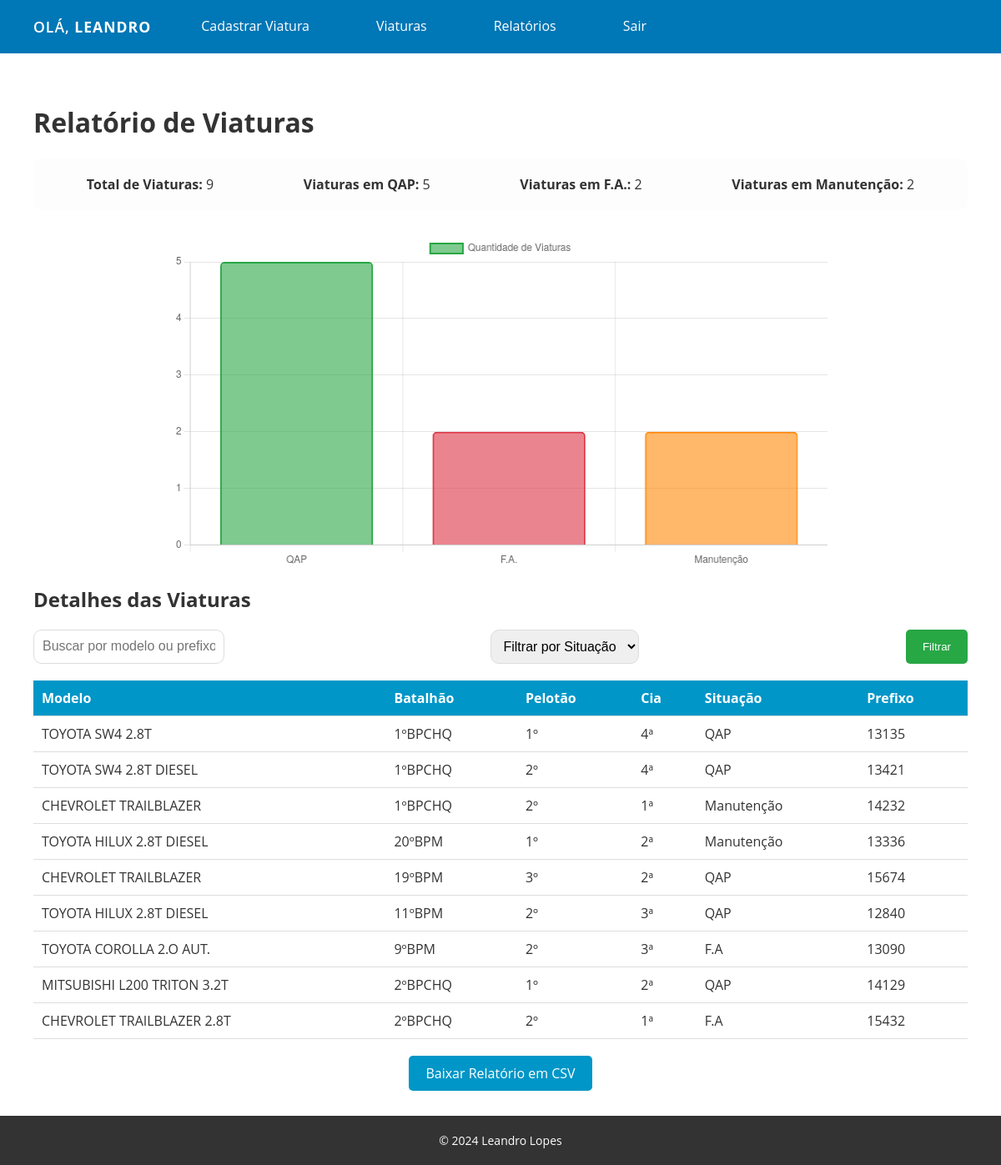
The page /dashbord/ (signed in) on the database as committed earlier.
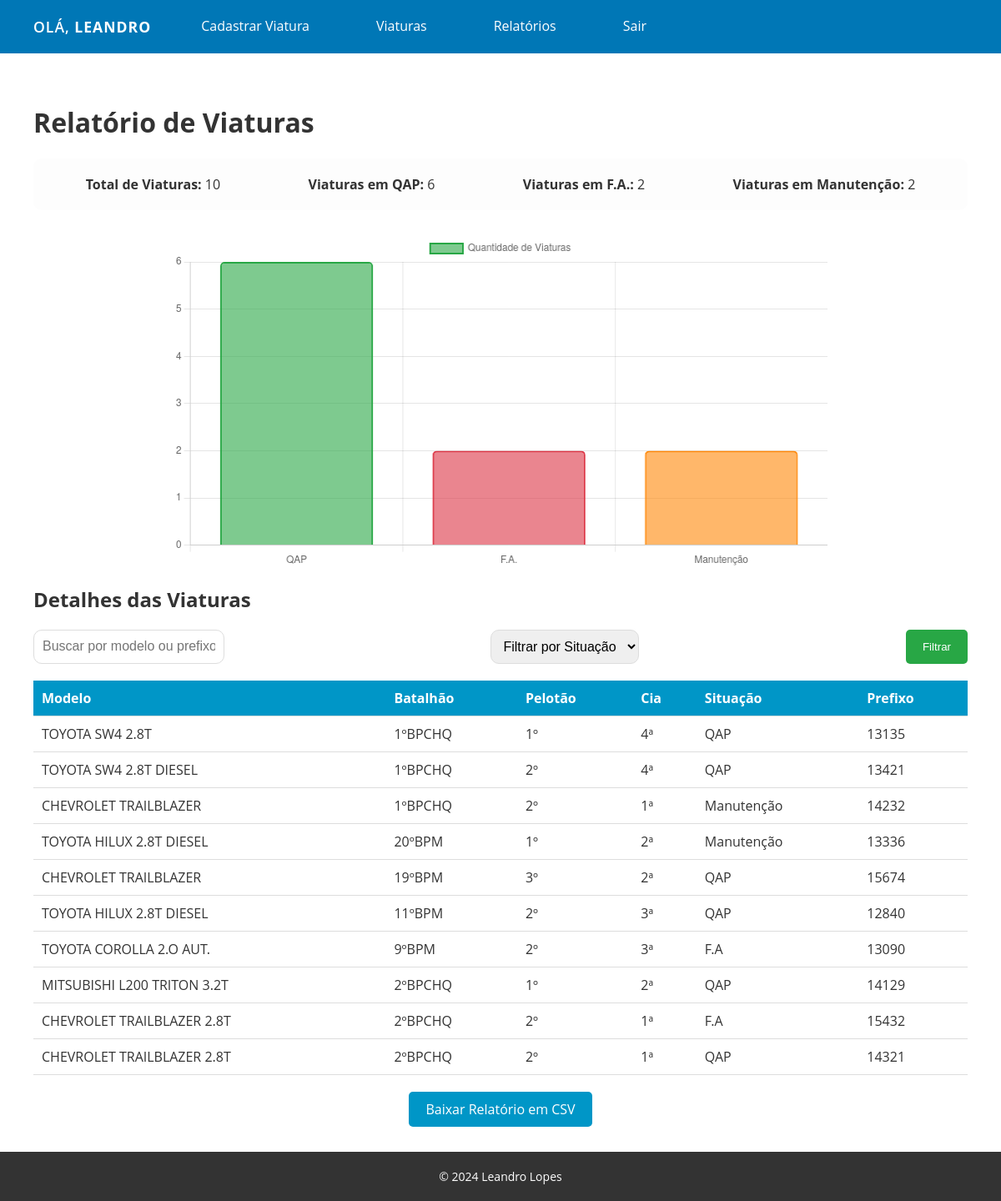
The same page on the database as committed later.
### cars/models.py (models this page shows, shortened)
class Car(models.Model):
    id = models.AutoField(primary_key=True)
    model = models.CharField(max_length=200, null=True, blank=True, verbose_name="Modelo")
    brand = models.ForeignKey(Brand, on_delete=models.PROTECT, related_name='car_brand', verbose_name="Marca")
    factory_year = models.IntegerField(blank=True, null=True, verbose_name="Ano de Fabricação")
    model_year = models.IntegerField(blank=True, null=True, verbose_name="Ano do Modelo")
    batalhao = models.ForeignKey(Batalhao, blank=True, null=True, on_delete=models.PROTECT, related_name='cars_batalhao')  # ForeignKey para Batalhao
    prefixo = models.CharField(max_length=10, blank=True, null=True)
    cia = models.CharField(max_length=5, blank=True, null=True)
    pelotao = models.CharField(max_length=5, blank=True, null=True)
    plate = models.CharField(max_length=10, blank=True, null=True, verbose_name="Placa")
    value = models.FloatField(blank=True, null=True, verbose_name="Valor FIPE:")
    situacao = models.ForeignKey(Situacao, blank=True, null=True, on_delete=models.PROTECT, related_name='cars_situacao')
    obs = models.TextField(blank=True, null=True)
    photo = models.ImageField(upload_to='cars/', blank=True, null=True, verbose_name="Foto")

class Brand(models.Model): #classe criada apenas para 'marca' para ser a foreignkey para usar na classe CAR
    id = models.AutoField(primary_key=True)
    name = models.CharField(max_length=200)
    def __str__(self):
        return self.name

class Batalhao(models.Model):
    id = models.AutoField(primary_key=True)
    name = models.CharField(max_length=200)
    def __str__(self):
        return self.name

class Situacao(models.Model):
    id = models.AutoField(primary_key=True)
    name = models.CharField(max_length=15)
    def __str__(self):
        return self.name

### cars/views.py (the view, shortened to what this page needs)
# urls.py: path('dashbord/', CarDashbord.as_view(), name='dashbord'),
@method_decorator(login_required(login_url='login'), name='dispatch')
class CarDashbord(TemplateView):
    model = Car
    template_name = 'car_dashbord.html'
    def get_context_data(self, **kwargs):
        context = super().get_context_data(**kwargs)
        cars = Car.objects.all().order_by('batalhao')
        context['qap_count'] = cars.filter(situacao__name="QAP").count()
        context['fa_count'] = cars.filter(situacao__name="F.A").count()
        context['manutencao_count'] = cars.filter(situacao__name="Manutenção").count()
        context['total_viaturas'] = cars.count()
        context['cars'] = cars
        context['csv_download_url'] = reverse('car_dashboard_csv')
        return context
    def dispatch(self, request, *args, **kwargs):
        action = kwargs.get('action')
        if action == 'render_csv':
            return self.render_csv(request, *args, **kwargs)
        return super().dispatch(request, *args, **kwargs)

### cars/templates/car_dashbord.html (shortened to what this page needs)
{% extends "base.html" %}
{% block content %}
  <div class="report-container">
    <h1>Relatório de Viaturas</h1>
    <div class="summary">
      <p><strong>Total de Viaturas:</strong> {{ total_viaturas }}</p>
      <p><strong>Viaturas em QAP:</strong> {{ qap_count }}</p>
      <p><strong>Viaturas em F.A.:</strong> {{ fa_count }}</p>
      <p><strong>Viaturas em Manutenção:</strong> {{ manutencao_count }}</p>
    </div>
    <div class="chart">
      <canvas id="viaturasChart"></canvas>
    </div>
    <div class="details">
        <h2>Detalhes das Viaturas</h2>
    <div class="filter-container">
        <input type="text" id="searchInput" placeholder="Buscar por modelo ou prefixo..." onkeyup="filterTable()">
        <select id="situacaoFilter" onchange="filterTable()">
          <option value="">Filtrar por Situação</option>
        </select>
        <button onclick="filterTable()">Filtrar</button>
      </div>
        <table id="viaturasTable">
          <thead>
            <tr>
              <th>Modelo</th>
              <th>Batalhão</th>
              <th>Pelotão</th>
              <th>Cia</th>
              <th>Situação</th>
              <th>Prefixo</th>
            </tr>
          </thead>
          <tbody>
            {% if cars %}
              {% for car in cars %}
              <tr>
                <td>{{ car.brand }} {{ car.model }}</td>
                <td>{{ car.batalhao }}</td>
                <td>{{ car.pelotao }}</td>
                <td>{{ car.cia }}</td>
                <td>{{ car.situacao }}</td>
                <td>{{ car.prefixo }}</td>
              </tr>
              {% endfor %}
            {% else %}
              <tr>
                <td colspan="6">Nenhuma viatura encontrada.</td>
              </tr>
            {% endif %}
          </tbody>
        </table>
    </div>
    <div class="download-buttons">
        <a href="{{ csv_download_url }}" class="btn btn-secondary">Baixar Relatório em CSV</a>
    </div>
{% endblock %}

### app/templates/base.html (shortened to what this page needs)
<!DOCTYPE html>
<html lang="en">
<head>
</head>
<body>
    <header>
        <nav>
            <ul>
                {% if user.is_authenticated %}
                    <li class="user-info">Olá, <strong> {{ user.username }} </strong></li>
                    <li><a href="{% url 'new_car' %}">Cadastrar Viatura</a></li>
                {% endif %}
                <li><a href="{% url 'cars_list' %}">Viaturas</a></li>
                <li><a href="{% url 'dashbord' %}">Relatórios</a></li>
                {% if user.is_authenticated %}
                    <li><a href="{% url 'logout' %}" id="logout-link">Sair</a></li>
                {% endif %}
            </ul>
        </nav>
    </header>
    <main>
        {% block content %}
        {% endblock %}
    </main>
    <footer>
        <p>&copy; 2024 Leandro Lopes</p>
    </footer>
</body>
</html>

### app/templates/base.html (style rules this page uses)
body { font-family: 'Open Sans', sans-serif; background-color: #f0f0f0; color: #333; margin: 0; padding: 0; overflow-x: hidden; }
header { background-color: #0077b6; color: #fff; box-shadow: 0 4px 15px rgba(0, 0, 0, 0.1); padding: 20px 0; transition: padding 0.3s ease; }
nav { max-width: 1200px; margin: 0 auto; display: flex; justify-content: space-between; align-items: center; padding: 0 20px; }
nav ul { list-style: none; display: flex; padding: 0; margin: 0; }
nav ul li { margin: 0 20px; position: relative; }
nav ul li a { color: #fff; text-decoration: none; font-size: 16px; font-weight: 500; padding: 10px 20px; border-radius: 5px; transition: background-color 0.3s ease, transform 0.2s ease, box-shadow 0.3s ease; }
.user-info { font-size: 1.1rem; font-weight: 600; color: #fff; text-transform: uppercase; letter-spacing: 1px; transition: transform 0.6s ease-in-out; }
main { padding: 20px; background-color: #fff; opacity: 0; animation: fadeIn 1s forwards; }
footer { background-color: #333; color: #fff; padding: 20px; text-align: center; font-size: 14px; }
footer p { margin: 0; }

### cars/templates/car_dashbord.html (style rules this page uses)
.report-container { max-width: 1200px; margin: 0 auto; padding: 20px; }
.chart { display: flex; justify-content: center; margin: 20px 0; }
.chart canvas { width: 70% !important; height: 400px !important; }
.summary { display: flex; justify-content: space-around; align-items: center; margin-bottom: 30px; background-color: #fdfdfd; border-radius: 10px; flex-wrap: wrap; padding: 10px; }
.summary p { margin: 10px; font-size: 1rem; }
.details { margin-top: 20px; }
.details table { width: 100%; border-collapse: collapse; }
.details th, .details td { text-align: left; padding: 10px; border-bottom: 1px solid #ddd; }
.details th { background-color: #0096c7; color: white; }
.download-buttons { margin-top: 30px; text-align: center; }
.download-buttons a { margin: 0 15px; padding: 10px 20px; background-color: #0096c7; color: white; text-decoration: none; border-radius: 5px; }
.filter-container { margin-bottom: 20px; display: flex; justify-content: space-between; }
.filter-container select, .filter-container input { padding: 10px; font-size: 1.0rem; border: 1px solid #ddd; border-radius: 10px; }
.filter-container button { padding: 10px 20px; background-color: #28a745; color: white; border: none; border-radius: 5px; cursor: pointer; }

Rows that differ between the two databases and show on the page:
added Car: brand "CHEVROLET", model "TRAILBLAZER 2.8T", batalhao "2ºBPCHQ", pelotao "2º", cia "1ª", situacao "QAP", prefixo "14321"
Other text that changed with them:
{{ total_viaturas }}: "9" → "10"
{{ qap_count }}: "5" → "6"
chart data {{ qap_count }}: 5 → 6
